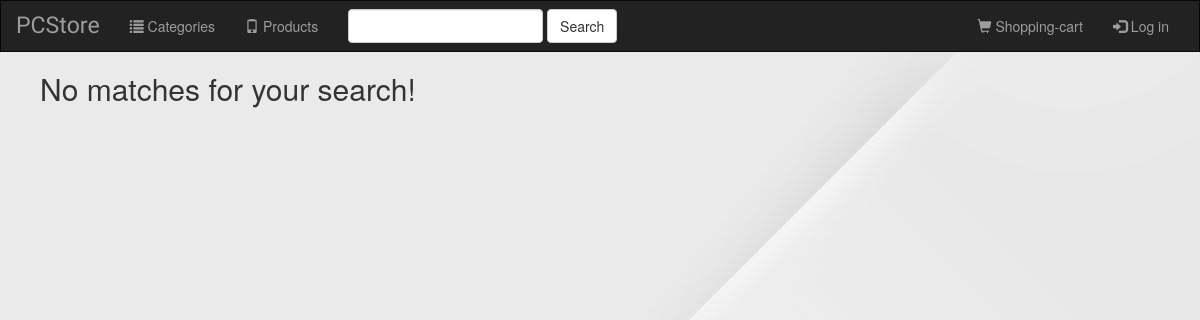
The app's page /store/searchdetails/, older data.
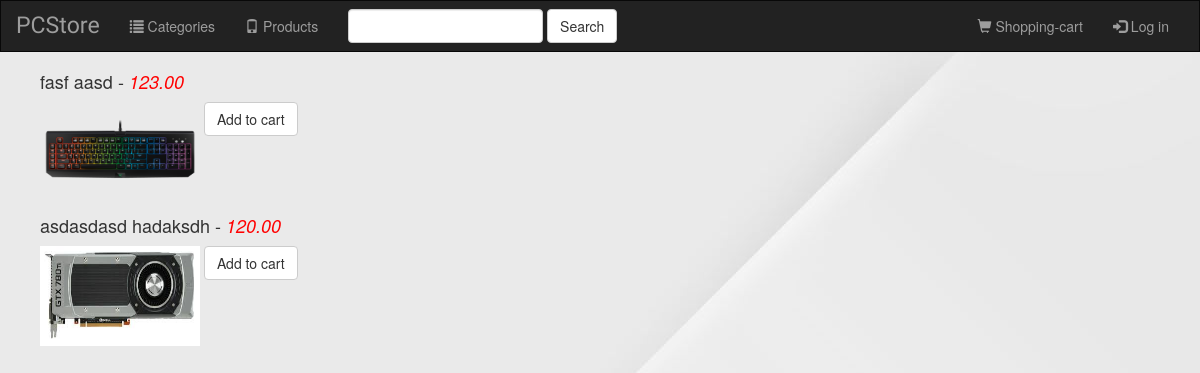
The same page, newer data.
### store/models.py (models this page shows, shortened)
class Product(models.Model):
    maker = models.CharField(max_length=32, blank=True)
    model = models.CharField(max_length=32, blank=True)
    description = models.TextField(blank=True)
    price = MoneyField(max_digits=10, decimal_places=2, default_currency='BGN')
    category = models.ForeignKey(Category)
    product_logo = models.FileField()
    is_in_shopCart = models.BooleanField(default=False, blank=True)
    created = models.DateTimeField(editable=False, default=timezone.now())
    modified = models.DateTimeField(editable=False, default=timezone.now())

### store/views.py (the view)
class SearchDetailsView(generic.ListView):
    template_name = 'store/searchdetails.html'
    context_object_name = 'searchresults'
    querystring = ''
    paginate_by = 10
    def get_queryset(self):
        if len(self.request.GET.urlencode().split('q='))>1:
            global searchedfor
            searchedfor = self.request.GET.urlencode().split('q=')[1]
        return Product.objects.all().filter(maker__icontains=searchedfor)

### store/templates/store/searchdetails.html (shortened to what this page needs)
{% extends 'store/base.html' %}
{% block body %}
    <ul class="allProducts" style="list-style-type:none">
        {% if searchresults %}
            {% for product in searchresults %}
                <form method="get" action="">
                    <h4>{{ product.maker }} {{ product.model }} - <i style="color:red">{{ product.price }}</i></h4>
                    <input type="image" src="{{ product.product_logo.url }}" title="{{ product.maker }} {{ product.model }}" width="160" height="100">
                    <button type="submit" class="btn btn-default">Add to cart</button>
                </form>
            {% endfor %}
        {% else %}
            <h2>No matches for your search!</h2>
        {% endif %}
    </ul>
{% endblock %}

Row changes from the older to the newer data that the page shows:
added Product: maker "fasf", model "aasd", price "123.00"
added Product: maker "asdasdasd", model "hadaksdh", price "120.00"
Text that changed along with them:
text no longer shown: "No matches for your search!"
